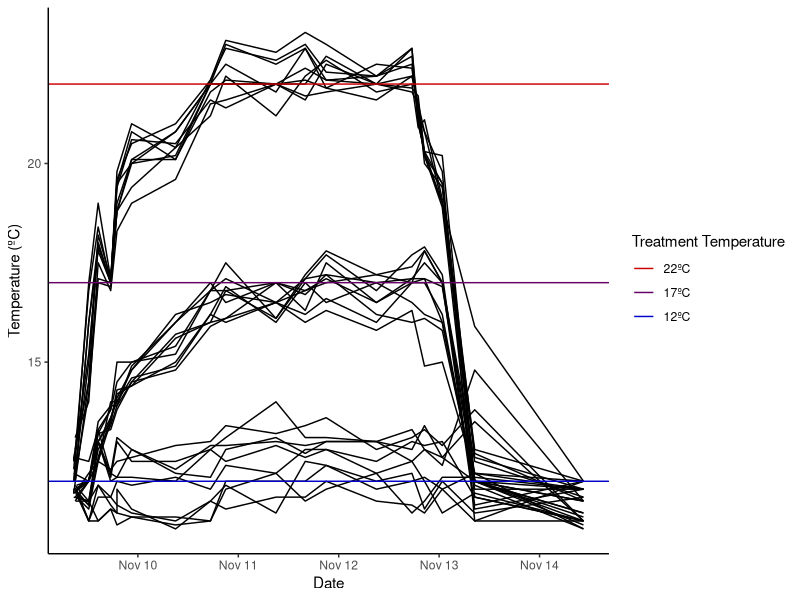

R code for this plot:
library(here)
library(lubridate)
library(grid)
library(tidyverse)

# Import the data and format the date/time information
DailyLog <- read_csv("data/DailyLog.csv", col_names = TRUE) %>%
  # Format `Date` column to POSIX standard
  mutate("Date" = dmy(Date)) %>%
  # Create column with date and time info
  mutate("dateTime" = paste(Date, Time, sep = "_")) %>%
  # Format `dateTime` to POSIX standard
  mutate(dateTime = ymd_hms(dateTime)) %>%
  # Make `Sea_Table` and `Bucket_ID` factorial data.
  mutate(Sea_Table = as.factor(Sea_Table),
         Bucket_ID = as.factor(Bucket_ID))

Temp_Time <- DailyLog[35:1062,] %>%
  select(dateTime, Sea_Table, table_position, Bucket_ID, Cuke_ID, Temp_C)

# TEMPERATURE PLOT
# Create the colour gradient for the background:
#grad <- colorRampPalette(c("#CC0000", "#0000CC"), alpha = 1)(20)

TempPlot <- ggplot(data = Temp_Time,
                   aes(x = dateTime,
                       y = Temp_C,
                       fill = Bucket_ID)) +
  #annotation_custom(rasterGrob(grad, 
  #                             width=unit(1,"npc"), 
  #                             height=unit(1,"npc"))) +
  geom_line() +
  geom_hline(aes(yintercept = 22,
             colour = "22ºC")) +
  geom_hline(aes(yintercept = 17,
             colour = "17ºC")) +
  geom_hline(aes(yintercept = 12,
             colour = "12ºC")) +
  labs(x = "Date",
       y = "Temperature (ºC)",
       colour = "Treatment Temperature") +
  scale_colour_manual(values = c("#0000CC", "#660066", "#CC0000")) +
    guides(colour = guide_legend(reverse = TRUE)) +
  theme_classic()

TempPlot


TempPlot <- ggplot(data = Temp_Time,
                   aes(x = dateTime,
                       y = Temp_C,
                       fill = Bucket_ID)) +
  geom_line() +
  geom_hline(aes(yintercept = 22,
                 colour = "#CC0000")) +
  geom_hline(aes(yintercept = 17,
                 colour = "#660066")) +
  geom_hline(aes(yintercept = 12,
                 colour = "#0000CC")) +
  labs(x = "Date",
       y = "Temperature (ºC)",
       colour = "Treatment Temperature") +
  theme_classic()
